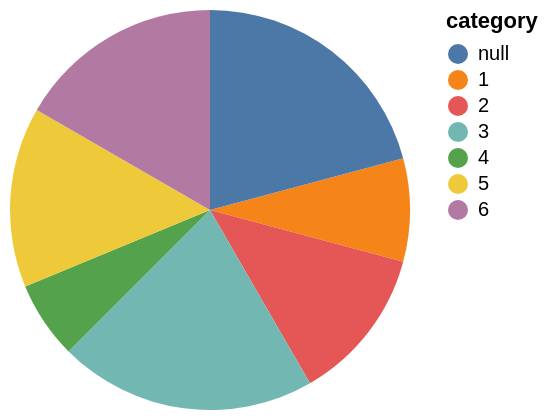

Specify this chart in Vega-Lite:
### Vega specification from a JSON file in a GitHub repository (floating-point values rounded to 4 significant figures)
{"$schema": "https://vega.github.io/schema/vega/v5.json", "description": "A simple pie chart with embedded data.", "background": "white", "padding": 5, "width": 200, "height": 200, "style": "view", "data": [{"name": "click_store"}, {"name": "source_0", "values": [{"category": 1, "value": 4}, {"category": 2, "value": 6}, {"category": 3, "value": 10}, {"category": 4, "value": 3}, {"category": 5, "value": 7}, {"category": 6, "value": 8}, {"category": null, "value": 10}]}, {"name": "data_0", "source": "source_0", "transform": [{"type": "stack", "groupby": [], "field": "value", "sort": {"field": ["category"], "order": ["ascending"]}, "as": ["value_start", "value_end"], "offset": "zero"}, {"type": "filter", "expr": "isValid(datum[\"value\"]) && isFinite(+datum[\"value\"])"}]}], "signals": [{"name": "unit", "value": {}, "on": [{"events": "mousemove", "update": "isTuple(group()) ? group() : unit"}]}, {"name": "click", "update": "vlSelectionResolve(\"click_store\", \"union\", true, true)"}, {"name": "click_tuple", "on": [{"events": [{"source": "scope", "type": "click"}], "update": "datum && item().mark.marktype !== 'group' && indexof(item().mark.role, 'legend') < 0 ? {unit: \"\", fields: click_tuple_fields, values: [(item().isVoronoi ? datum.datum : datum)[\"category\"]]} : null", "force": true}, {"events": [{"source": "view", "type": "dblclick"}], "update": "null"}]}, {"name": "click_tuple_fields", "value": [{"field": "category", "channel": "color", "type": "E"}]}, {"name": "click_toggle", "value": false, "on": [{"events": [{"source": "scope", "type": "click"}], "update": "event.shiftKey"}, {"events": [{"source": "view", "type": "dblclick"}], "update": "false"}]}, {"name": "click_modify", "on": [{"events": {"signal": "click_tuple"}, "update": "modify(\"click_store\", click_toggle ? null : click_tuple, click_toggle ? null : true, click_toggle ? click_tuple : null)"}]}], "marks": [{"name": "marks", "type": "arc", "style": ["arc"], "interactive": true, "from": {"data": "data_0"}, "encode": {"update": {"fill": {"scale": "color", "field": "category"}, "opacity": [{"test": "!length(data(\"click_store\")) || vlSelectionTest(\"click_store\", datum)", "value": 1}, {"value": 0.5}], "description": {"signal": "\"value: \" + (format(datum[\"value\"], \"\")) + \"; category: \" + (isValid(datum[\"category\"]) ? datum[\"category\"] : \"\"+datum[\"category\"])"}, "x": {"signal": "width", "mult": 0.5}, "y": {"signal": "height", "mult": 0.5}, "outerRadius": {"signal": "min(width,height)/2"}, "innerRadius": {"value": 0}, "startAngle": {"scale": "theta", "field": "value_end"}, "endAngle": {"scale": "theta", "field": "value_start"}}}}], "scales": [{"name": "theta", "type": "linear", "domain": {"data": "data_0", "fields": ["value_start", "value_end"]}, "range": [0, 6.283], "zero": true}, {"name": "color", "type": "ordinal", "domain": {"data": "data_0", "field": "category", "sort": true}, "range": "category"}], "legends": [{"fill": "color", "symbolType": "circle", "title": "category", "encode": {"symbols": {"update": {"opacity": {"value": 1}}}}}]}
